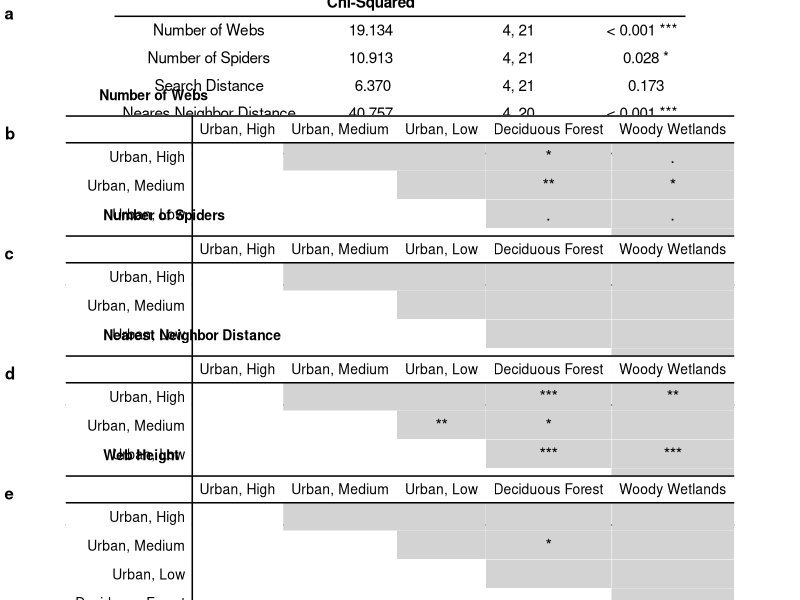

Write R code to recreate this figure.
## ---- chunk 1
knitr::opts_chunk$set(message = FALSE, warning = FALSE, echo = FALSE)
require("knitr")
opts_knit$set(root.dir = "/Users/bjpessman/Documents/phd_research_code/Agelenopsis_aggregation")
## ---- chunk 2
library(tidyverse) # wrangling data
library(flextable) # making tables
library(ggpubr) # using ggarrange to make multi-panel figures
## ---- chunk 3
land_cover <- read.table(file = "data/land_cover_table.txt", header = TRUE) # for land cover table
pred_table_nb <- read.table(file = "data/pred_table_nb.txt", header = TRUE) # for predictor stats table
site_info <- read.table(file = "data/site_info.txt", header = TRUE) # for site information table
pred_table_avg_nb <- read.table(file = "data/pred_table_avg_nb.txt", header = TRUE) # for predictor stats table

## ---- chunk 4
rownames(land_cover) <- c("Area (sq. km)", "Impervious Cover (%)", "Tree Cover (%)", "Urban Cover (%)", "Urban, High Intensity (%)", "Urban, Medium Intensity (%)", "Urban, Low Intensity (%)", "Urban, Open Space (%)", "Forest Cover (%)", "Deciduous Forest (%)", "Mixed Forest (%)", "Evergreen Forest (%)", "Woody Wetlands (%)", "Other Cover (%)", "Herbaceous Wetlands (%)", "Grassland Herbaceous (%)", "Pasture (%)", "Cultivated Crop (%)", "Open Water (%)")
names <- rownames(land_cover)
rownames(land_cover) <- seq(1:nrow(land_cover))
land_cover <- cbind(names, land_cover)
colnames(land_cover) <- c(" ", "Urban Center \n(UNL City Campus)", "Urban Forest \n(Wilderness Park)", "Lincoln City Limits")
flextable(land_cover[ ,1:4]) %>% 
  autofit() %>% 
  hline(i = c("3", "4", "8", "9", "13", "14"), part = "body") %>% 
  bg(i = c("4", "9", "14"), bg = "grey95") %>% 
  bold(bold = TRUE, part = "header") %>% 
  fontsize(size = 10, part = "all") %>% 
  align(align = "center", part = "all") %>% 
  set_caption("") %>% 
  save_as_image(path = here::here("tables/table1.png"))
## ---- chunk 5
mean_se1 <- c("Mean ± Std. Error", "Urban Forest \n(Wilderness Park)", "1.27 ± 0.36", "47.15 ± 3.46", "137.44 ± 3.71", "5.89 ± 0.91", "13.30 ± 1.56", "46,295 ± 11,128", "104 ± 36", "35.6 ± 6.04", "15.67 ± 7.54")
mean_se2 <- c("Mean ± Std. Error", "Urban Center \n(UNL City Campus)", "76.52 ± 2.63", "1.58 ± 0.37", "153.39 ± 3.58", "116.90 ± 9.39", "3.33 ± 0.58", "654 ± 144", "398 ± 125", "65.0 ± 9.82", "93.03 ± 40.60")
pred_location <- data.frame(mean_se2, mean_se1)
rownames(pred_location) <- c("", " ", "Percent Impervious Cover [%]", "Percent Tree Cover [%]", "Spectral Radiance [Watts/(m² * sr * µm)]", "Artificial Night Sky Radiance [mcd/m²]", "Plant Species Richness", "Patch Area [m²]", "Road-Traffic Impact [vehicles/day/m]", "Highway-Traffic Impact [vehicles/day/m]", "Total Road Length [m]")
names <- rownames(pred_location)
rownames(pred_location) <- seq(1:nrow(pred_location))
pred_location <- cbind(names, pred_location)
colnames(pred_location) <- c(" ", "Mean ± Std. Error", "Mean ± Std. Error")
flextable(pred_location[ ,1:3]) %>% 
  delete_part(part = "header") %>% 
  autofit() %>% 
  merge_h(part = "body") %>% 
  bold(bold = TRUE,i = c("1", "2"), part = "body") %>% 
  hline(i = c("1", "2", "11"), part = "body", border = officer::fp_border(width = 2)) %>% 
  hline_top(part = "body", border = officer::fp_border(width = 2)) %>% 
  fontsize(size = 10, part = "all") %>% 
  align(align = "center", part = "all") %>% 
  set_caption("") %>% 
  save_as_image(path = here::here("tables/table2.png"))
## ---- chunk 6
pred_table_nb <- pred_table_nb %>% 
  mutate(Variable = factor(Variable),
         Variable = fct_recode(Variable, "Number of Webs" = "NumWebs",
                               "Number of Spiders" = "NumSpiders",
                               "Nearest Neighbor Distance" = "RetreatDist",
                               "Web Height" = "RetreatHeight"),
         Predictor = factor(Predictor),
         Predictor = fct_recode(Predictor, "Plant Species Richness" = "plant",
                                "Road-Traffic Impact" = "tdr",
                                "Highway-Traffic Impact" = "tdh",
                                "Total Road Length" = "road",
                                "Percent Tree Cover" = "tree",
                                "Proportion Tree Cover" = "tree_frac",
                                "Total Road Length (Scaled)" = "road_scale"),
         Estimate = round(Estimate, 3),
         SE = round(SE, 3),
         Z = round(Z, 3),
         P = round(P, 3),
         R = round(R, 3),
         AICc = round(AICc, 3))

pred_table_nb[pred_table_nb == 0] <- ""

pred_table_nb <- pred_table_nb %>% 
  mutate(P = fct_recode(P, "< 0.001 ***" = "0.001",
                        "   0.003 **" = "0.003",
                        "   0.005 **" = "0.005",
                        "   0.009 **" = "0.009",
                        "   0.010 **" = "0.01",
                        "   0.012 *" = "0.012",
                        "   0.013 *" = "0.013",
                        "   0.027 *" = "0.027",
                        "   0.058 ." = "0.058",
                        "   0.076 ." = "0.076",
                        "   0.086 ." = "0.086"))

colnames(pred_table_nb) <- c('Variable','Model','Predictor', 'Estimate', 'Standard \nError', 'Z-Value', 'P-Value', 'McFadden\'s \nR²', 'AICc \nWeight')

flextable(pred_table_nb[ , 1:9]) %>% 
  autofit() %>% 
  merge_v(j = c('Variable', 'Model', 'McFadden\'s \nR²', 'AICc \nWeight'), part = "body") %>% 
  bold(bold = TRUE, part = "header") %>% 
  hline_bottom(part = "body", border = officer::fp_border(width = 2)) %>% 
  #border(j = 'Variable', border.bottom = officer::fp_border(width = 2)) %>% 
  hline(i = c("4", "8", "11"), part = "body", border = officer::fp_border(width = 2)) %>%     
  fontsize(size = 10, part = "all") %>% 
  align(align = "center", part = "all") %>% 
  valign(valign = "top", part = "all") %>% 
  set_caption("") %>% 
  footnote(i = c(1:3, 5:7, 9, 12:14), j = 3, value = as_paragraph(
    c("Predictors that were natural log-transformed prior to model evaluation. Estimate and standard errors were not back transformed.")), 
    ref_symbols = c("a"), part = "body") %>% 
      footnote(i = 15, j = 3, value = as_paragraph(
    c("Total road length was scaled (without centering) by dividing each value of road length by the root mean square prior to model evaluation to avoid model convergence issues.")),
    ref_symbols = c("b"), part = "body") %>% 
    footnote(i = 16, j = 3, value = as_paragraph(
    c("Tree cover was assessed as proportion (value from 0 to 1) rather than a percent (values 0 to 100) to avoid model convergence issues.")), 
    ref_symbols = c("c"), part = "body") %>% 
  save_as_image(path = here::here("tables/table3.png"))
## ---- chunk 7
site_info <- site_info %>% 
  mutate(Location = fct_recode(Location, "UNL City Campus - Urban Center" = "Campus", "Wilderness Park - Urban Forest" = "Forest"))
colnames(site_info) <- c("Location", "Site ID", "Date", "Start Latitude", "Start Longitude", "Focal Web Latitude", "Focal Web Longitude", "Search Direction")
flextable(site_info[ ,1:8]) %>% 
  merge_v(j = "Location") %>% 
  autofit(part = "body") %>% 
  hline(i = c("12"), part = "body") %>% 
  bold(bold = TRUE, part = "header") %>% 
  fontsize(size = 10, part = "all") %>% 
  set_caption("") %>% 
  fontsize(size = 10, part = "all") %>% 
  fix_border_issues(part = "all") %>% 
  align(align = "center", part = "all") %>% 
  save_as_image(path = here::here("tables/tableS1.png"))
## ---- chunk 8
Variable <- c("Number of Webs", "Number of Spiders", "Search Distance", "Neares Neighbor Distance", "Web Height")
Chi <- c(19.134, 10.913, 6.37, 40.757, 12.569)
df <- c("4, 21", "4, 21", "4, 21", "4, 20", "4, 130")
P <- c("< 0.001 ***", "  0.028 *", "  0.173", "< 0.001 ***", "  0.014 *")
land_stats <- data.frame(Variable, Chi, df, P)
colnames(land_stats) <- c('Variable','Likelihood Ratio \nChi-Squared','Degrees of Freedom', 'P-Value')

flextable(land_stats[ , 1:4]) %>% 
  autofit() %>% 
  bold(bold = TRUE, part = "header") %>% 
  fontsize(size = 10, part = "all") %>% 
  align(align = "center", part = "all") %>% 
  valign(valign = "top", part = "all") %>% 
  set_caption("")

land_stat_table <- ggtexttable(land_stats, rows = NULL,
            theme = ttheme("blank")) %>% 
            tab_add_hline(at.row = c(1, 2), row.side = "top", linewidth = 3, linetype = 1) %>%
            tab_add_hline(at.row = 6, row.side = "bottom", linewidth = 3, linetype = 1)

webs_land_table <- data.frame(UH = c("", "", "", "", ""),
                              UM = c("", "", "", "", ""),
                              UL = c("", "", "", "", ""),
                              DF = c("*", "**", ".", "", ""),
                              WW = c(".", "*", ".", "", ""))
colnames(webs_land_table) <- c("Urban, High", "Urban, Medium", "Urban, Low", "Deciduous Forest", "Woody Wetlands")
rownames(webs_land_table) <- c("Urban, High", "Urban, Medium", "Urban, Low", "Deciduous Forest", "Woody Wetlands")

webs_land_table2 <- ggtexttable(webs_land_table,
            theme = ttheme("blank", 
                           rownames.style = rownames_style(color = "black", face = "plain", size = 10, fill = "white"),
                           colnames.style = colnames_style(color = "black", face = "plain", size = 10, fill = "white"),
                           tbody.style = tbody_style(color = "black", face = "plain", size = 12, fill = "white")))

webs_land_table2 <- webs_land_table2 %>% 
  tab_add_hline(at.row = c(1, 2), row.side = "top", linewidth = 3, linetype = 1) %>%
  tab_add_hline(at.row = 6, row.side = "bottom", linewidth = 3, linetype = 1) %>%
  tab_add_vline(at.column = 2, column.side = "left", from.row = 1, linewidth = 3, linetype = 1) %>% 
  table_cell_bg(row = 2, column = c(3:6), linewidth = 0,
                fill="lightgrey", color = "white") %>% 
  table_cell_bg(row = 3, column = c(4:6), linewidth = 0,
                fill="lightgrey", color = "white") %>% 
  table_cell_bg(row = 4, column = c(5:6), linewidth = 0,
                fill="lightgrey", color = "white") %>% 
  table_cell_bg(row = 5, column = 6, linewidth = 0,
                fill="lightgrey", color = "white") %>% 
  tab_add_title(text = "     Number of Webs", face = "bold", size = 10) 

spiders_land_table <- data.frame(UH = c("", "", "", "", ""),
                              UM = c("", "", "", "", ""),
                              UL = c("", "", "", "", ""),
                              DF = c("", "", "", "", ""),
                              WW = c("", "", "", "", ""))
colnames(spiders_land_table) <- c("Urban, High", "Urban, Medium", "Urban, Low", "Deciduous Forest", "Woody Wetlands")
rownames(spiders_land_table) <- c("Urban, High", "Urban, Medium", "Urban, Low", "Deciduous Forest", "Woody Wetlands")

spiders_land_table2 <- ggtexttable(spiders_land_table,
            theme = ttheme("blank", 
                           rownames.style = rownames_style(color = "black", face = "plain", size = 10, fill = "white"),
                           colnames.style = colnames_style(color = "black", face = "plain", size = 10, fill = "white"),                           tbody.style = tbody_style(color = "black", face = "plain", size = 12, fill = "white")))

spiders_land_table2 <- spiders_land_table2 %>% 
  tab_add_hline(at.row = c(1, 2), row.side = "top", linewidth = 3, linetype = 1) %>%
  tab_add_hline(at.row = 6, row.side = "bottom", linewidth = 3, linetype = 1) %>%
  tab_add_vline(at.column = 2, column.side = "left", from.row = 1, linewidth = 3, linetype = 1) %>% 
  table_cell_bg(row = 2, column = c(3:6), linewidth = 0,
                fill="lightgrey", color = "white") %>% 
  table_cell_bg(row = 3, column = c(4:6), linewidth = 0,
                fill="lightgrey", color = "white") %>% 
  table_cell_bg(row = 4, column = c(5:6), linewidth = 0,
                fill="lightgrey", color = "white") %>% 
  table_cell_bg(row = 5, column = 6, linewidth = 0,
                fill="lightgrey", color = "white") %>% 
  tab_add_title(text = "      Number of Spiders", face = "bold", size = 10) 

dist_land_table <- data.frame(UH = c("", "", "", "", ""),
                              UM = c("", "", "", "", ""),
                              UL = c("", "**", "", "", ""),
                              DF = c("***", "*", "***", "", ""),
                              WW = c("**", "", "***", "", ""))
colnames(dist_land_table) <- c("Urban, High", "Urban, Medium", "Urban, Low", "Deciduous Forest", "Woody Wetlands")
rownames(dist_land_table) <- c("Urban, High", "Urban, Medium", "Urban, Low", "Deciduous Forest", "Woody Wetlands")

dist_land_table2 <- ggtexttable(dist_land_table,
            theme = ttheme("blank", 
                           rownames.style = rownames_style(color = "black", face = "plain", size = 10, fill = "white"),
                           colnames.style = colnames_style(color = "black", face = "plain", size = 10, fill = "white"),                           tbody.style = tbody_style(color = "black", face = "plain", size = 12, fill = "white")))

dist_land_table2 <- dist_land_table2 %>% 
  tab_add_hline(at.row = c(1, 2), row.side = "top", linewidth = 3, linetype = 1) %>%
  tab_add_hline(at.row = 6, row.side = "bottom", linewidth = 3, linetype = 1) %>%
  tab_add_vline(at.column = 2, column.side = "left", from.row = 1, linewidth = 3, linetype = 1) %>% 
  table_cell_bg(row = 2, column = c(3:6), linewidth = 0,
                fill="lightgrey", color = "white") %>% 
  table_cell_bg(row = 3, column = c(4:6), linewidth = 0,
                fill="lightgrey", color = "white") %>% 
  table_cell_bg(row = 4, column = c(5:6), linewidth = 0,
                fill="lightgrey", color = "white") %>% 
  table_cell_bg(row = 5, column = 6, linewidth = 0,
                fill="lightgrey", color = "white") %>% 
  tab_add_title(text = "      Nearest Neighbor Distance", face = "bold", size = 10) 

height_land_table <- data.frame(UH = c("", "", "", "", ""),
                              UM = c("", "", "", "", ""),
                              UL = c("", "", "", "", ""),
                              DF = c("", "*", "", "", ""),
                              WW = c("", "", "", "", ""))
colnames(height_land_table) <- c("Urban, High", "Urban, Medium", "Urban, Low", "Deciduous Forest", "Woody Wetlands")
rownames(height_land_table) <- c("Urban, High", "Urban, Medium", "Urban, Low", "Deciduous Forest", "Woody Wetlands")

height_land_table2 <- ggtexttable(height_land_table,
            theme = ttheme("blank", 
                           rownames.style = rownames_style(color = "black", face = "plain", size = 10, fill = "white"),
                           colnames.style = colnames_style(color = "black", face = "plain", size = 10, fill = "white"),                           tbody.style = tbody_style(color = "black", face = "plain", size = 12, fill = "white")))

height_land_table2 <- height_land_table2 %>% 
  tab_add_hline(at.row = c(1, 2), row.side = "top", linewidth = 3, linetype = 1) %>%
  tab_add_hline(at.row = 6, row.side = "bottom", linewidth = 3, linetype = 1) %>%
  tab_add_vline(at.column = 2, column.side = "left", from.row = 1, linewidth = 3, linetype = 1) %>% 
  table_cell_bg(row = 2, column = c(3:6), linewidth = 0,
                fill="lightgrey", color = "white") %>% 
  table_cell_bg(row = 3, column = c(4:6), linewidth = 0,
                fill="lightgrey", color = "white") %>% 
  table_cell_bg(row = 4, column = c(5:6), linewidth = 0,
                fill="lightgrey", color = "white") %>% 
  table_cell_bg(row = 5, column = 6, linewidth = 0,
                fill="lightgrey", color = "white") %>% 
  tab_add_title(text = "      Web Height", face = "bold", size = 10) 

land_tables <- ggarrange(land_stat_table, webs_land_table2, spiders_land_table2, dist_land_table2, height_land_table2, nrow = 5, labels = c("a", "b", "c", "d", "e"), font.label = list(size = 12))

jpeg(filename = "tables/tableS3.jpeg", units = "cm", width = 17.4, height = 25, res = 300)
print(land_tables)
dev.off()
## ---- chunk 9
pred_table_avg_nb <- pred_table_avg_nb %>% 
  mutate(Variable = factor(Variable),
         Variable = fct_recode(Variable, "Number of Webs" = "NumWebs",
                               "Number of Spiders" = "NumSpiders",
                               "Nearest Neighbor Distance" = "RetreatDist",
                               "Web Height" = "RetreatHeight"),
         Predictor = factor(Predictor),
         Predictor = fct_recode(Predictor, "Plant Species Richness" = "plant",
                                "Road-Traffic Impact" = "tdr",
                                "Highway-Traffic Impact" = "tdh",
                                "Patch Area" = "patch",
                                "Total Road Length" = "road",
                                "Spectral Radiance" = "spec",
                                "Percent Tree Cover" = "tree",
                                "Proportion Tree Cover" = "tree_frac",
                                "Spectral Radiance (Scaled)" = "spec_scale",
                                "Total Road Length (Scaled)" = "road_scale"),
         Model = factor(Model), 
         Model = fct_recode(Model, "Center " = "Center2"),
         Estimate = round(Estimate, 3),
         SE = round(SE, 3),
         Z = round(Z, 3),
         P = round(P, 3),
         AICc = round(AICc, 3))

pred_table_avg_nb <- pred_table_avg_nb %>% 
  mutate(P = factor(P),
    P = fct_recode(P, "< 0.001 ***" = "0.001",
                        "   0.007 **" = "0.007",
                        "   0.009 **" = "0.009",
                        "   0.017 *" = "0.017",
                        "   0.019 *" = "0.019",
                        "   0.029 *" = "0.029",
                        "   0.033 *" = "0.033",
                        "   0.036 *" = "0.036",
                        "   0.039 *" = "0.039",
                        "   0.054 ." = "0.054",
                        "   0.055 ." = "0.055",
                        "   0.078 ." = "0.078",
                        "   0.086 ." = "0.086",
                        "   0.088 ." = "0.088",
                        "   0.092 ." = "0.092",
                        "   0.119" = "0.119",
                        "   0.122" = "0.122",
                        "   0.137" = "0.137",
                        "   0.143" = "0.143",
                        "   0.162" = "0.162",
                        "   0.301" = "0.301")) 

colnames(pred_table_avg_nb) <- c('Variable','Model','Predictor', 'Estimate', 'Adj. Standard \nError', 'Z-Value', 'P-Value', 'AICc \nWeight')

#saveRDS(pred_table_avg, file = "manuscript/figures/pred_table_avg.Rds")

flextable(pred_table_avg_nb[ , 1:8]) %>% 
  autofit() %>% 
  merge_v(j = c('Variable', 'Model', 'AICc \nWeight'), part = "body") %>% 
  bold(bold = TRUE, part = "header") %>% 
  hline_bottom(part = "body", border = officer::fp_border(width = 2)) %>% 
  #border(j = 'Variable', border.bottom = officer::fp_border(width = 2)) %>% 
  hline(i = c("1", "4", "8"), part = "body", border = officer::fp_border(width = 2)) %>%   
  fix_border_issues(part = "all") %>% 
  fontsize(size = 10, part = "all") %>% 
  align(align = "center", part = "all") %>% 
  valign(valign = "top", part = "all") %>% 
  set_caption("") %>% 
  footnote(i = c(1:3, 5:6, 9:13, 15:16, 19:20), j = 3, value = as_paragraph(
    c("Predictors that were natural log-transformed prior to model evaluation. Estimate and standard errors were not back transformed.")), 
    ref_symbols = c("a"), part = "body") %>% 
  footnote(i = c(14, 17), j = 3, value = as_paragraph(
    c("Spectral radiance and total road length were scaled (without centering) by dividing each value of road length by the root mean square prior to model evaluation to avoid model convergence issues.")), 
    ref_symbols = c("b"), part = "body") %>% 
  footnote(i = 18, j = 3, value = as_paragraph(
    c("Tree cover was assessed as proportion (value from 0 to 1) rather than a percent (values 0 to 100) to avoid model convergence issues.")), 
    ref_symbols = c("c"), part = "body") %>% 
  save_as_image(path = here::here("tables/tableS4.png"))
